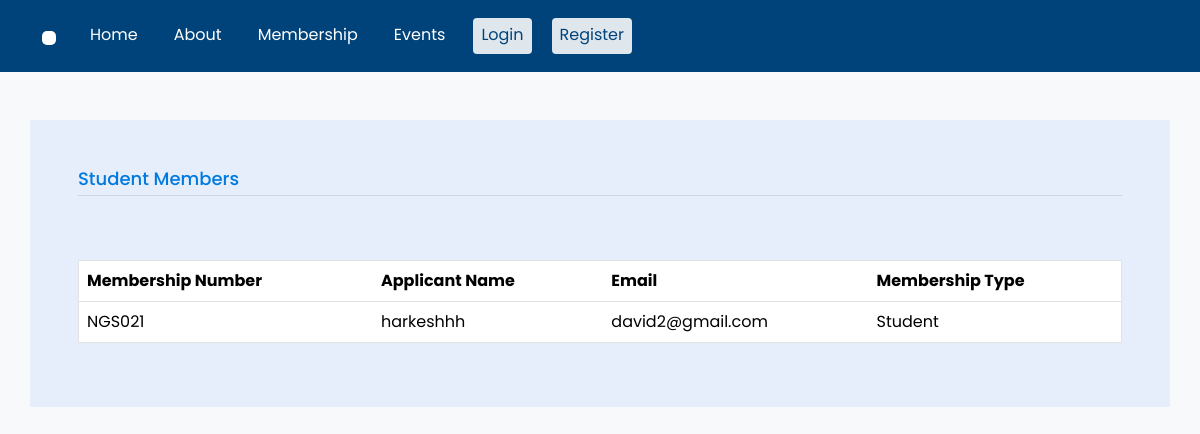
Before: /student-members with the older database file.
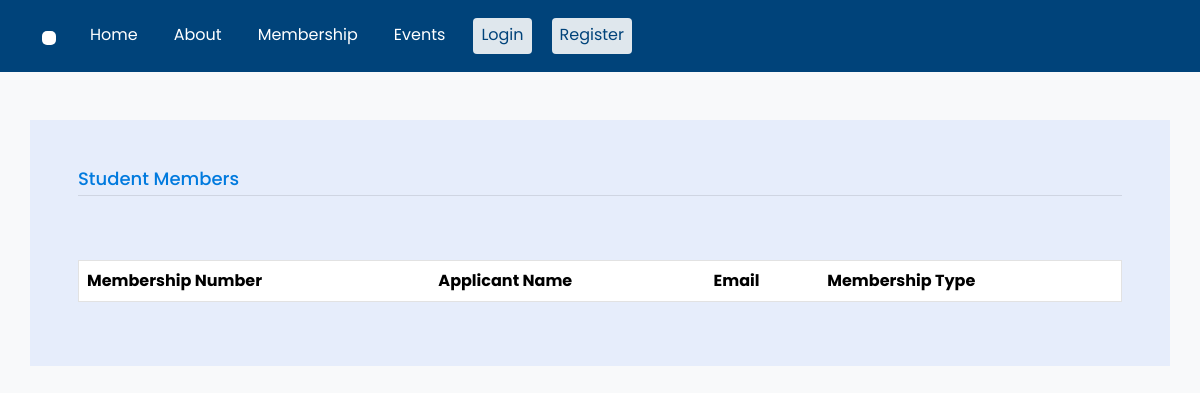
After: the same page with the newer database file.
### management/models.py (models this page shows, shortened)
class Membership(models.Model):
    membership_number=models.CharField(max_length=10,unique=True,null=True)
    associated_user = models.OneToOneField(CustomUser,related_name='membership',on_delete=models.CASCADE,null=True)
    created_at = models.DateTimeField(auto_now_add=True)
    updated_at = models.DateTimeField(auto_now=True)
    verification = models.BooleanField(default=False)
    expiry_date = models.DateField(null=True,blank=True)
    membership_since = models.CharField(max_length=4, blank=True, null=True)
    verified_date = models.DateTimeField(blank=True, null=True)
    rejected = models.BooleanField(default=False)
    expiry_status=models.BooleanField(default=False)
    membership_type=models.PositiveIntegerField(choices=choices.MEMBERSHIP_TYPES,default=1)
    remarks = models.TextField(null=True)
    objects = InheritanceManager()
    class Meta:
        ordering = ['-created_at']

class PersonalInfo(models.Model):
    name_of_applicant = models.CharField(max_length=200)
    gender = models.CharField(max_length=1, choices=choices.GENDER_CHOICES)
    affiliation = models.CharField(max_length=200)
    pp_photo = models.ImageField(upload_to="personal_photo")
    salutation = models.CharField(max_length=20, blank=True, null=True)
    phone_number = models.CharField(max_length=20,null=True)
    class Meta:
        abstract = True

class GeneralMembership(Membership,PersonalInfo):
    nationaldocument =models.OneToOneField(NationalDocumment,on_delete=models.CASCADE, related_name="associated_membership",related_query_name="associated_membership",null=True)
    educational_information = models.OneToOneField(EducationalDocuments,on_delete=models.CASCADE,related_name="edu_members",null=True)
    upgrade_request = models.BooleanField(null=True)
    upgrade_membership_type = models.PositiveIntegerField(choices=choices.MEMBERSHIP_TYPES,null=True)
    upgrade_payment = models.BooleanField(default=False)
    renew_request =models.BooleanField(null=True, default=False)
    renew_payment = models.BooleanField(default=False)

class Membership(models.Model):
    membership_number=models.CharField(max_length=10,unique=True,null=True)
    associated_user = models.OneToOneField(CustomUser,related_name='membership',on_delete=models.CASCADE,null=True)
    created_at = models.DateTimeField(auto_now_add=True)
    updated_at = models.DateTimeField(auto_now=True)
    verification = models.BooleanField(default=False)
    expiry_date = models.DateField(null=True,blank=True)
    membership_since = models.CharField(max_length=4, blank=True, null=True)
    verified_date = models.DateTimeField(blank=True, null=True)
    rejected = models.BooleanField(default=False)
    expiry_status=models.BooleanField(default=False)
    membership_type=models.PositiveIntegerField(choices=choices.MEMBERSHIP_TYPES,default=1)
    remarks = models.TextField(null=True)
    objects = InheritanceManager()
    class Meta:
        ordering = ['-created_at']

### account/models.py (models this page shows, shortened)
class CustomUser(AbstractUser):
    full_name = models.CharField(max_length=100)
    email = models.EmailField( unique=True,
        error_messages={
            'unique': _(
                "A user is already registered with this email address"),
        },
    )
    username = None
    created_date=models.DateTimeField(auto_now_add=True)
    token = models.CharField(max_length=5,default=1234)
    is_verified = models.BooleanField(default=False)
    ADMIN=1
    USER=2
    ROLE_CHOICES=(
        (USER,'USER'),
        (ADMIN,'ADMIN'),
    )
    role = models.PositiveSmallIntegerField(
        choices=ROLE_CHOICES, blank=True, default=2
    )
    USERNAME_FIELD='email'
    REQUIRED_FIELDS=['full_name']
    objects =CustomUserManager()

### management/views.py (the view)
# urls.py: path('student-members',views.student_members,name='student_members'),
def student_members(request):
    student_membership = GeneralMembership.objects.filter(Q(membership_type=4),Q(verification=True))
    context ={
        'members': student_membership
    }
    return render(request,'management/listview/homepage_lists/student_membership_list.html',context)

### management/templates/management/listview/homepage_lists/student_membership_list.html (shortened to what this page needs)
{% load static %}
<!DOCTYPE html>
<html lang="en">
<head>
    <link href="https://cdn.jsdelivr.net/npm/bootstrap@5.3.2/dist/css/bootstrap.min.css" rel="stylesheet"
>
    <link rel="stylesheet" href="https://cdnjs.cloudflare.com/ajax/libs/font-awesome/6.5.1/css/all.min.css" />
    <link rel="stylesheet" href="https://cdnjs.cloudflare.com/ajax/libs/font-awesome/6.5.1/css/all.min.css" />
    <link rel="stylesheet" href="https://cdn.datatables.net/1.13.7/css/jquery.dataTables.min.css">
    <link rel="stylesheet" href="{% static 'css/style.css'%}">
</head>
<body>
    <nav class="navbar navbar-expand-lg sticky-top">
        <div class="container">
          <a class="navbar-brand" href="/">
            <img src="{% static 'images/fulllogo.jpg' %}" alt="">
          </a>
          <div class="collapse navbar-collapse" id="navbarTogglerDemo03">
            <ul class="navbar-nav me-auto mb-2 mb-lg-0">
              <li class="nav-item">
                <a class="nav-link" aria-current="page" href="/">Home</a>
              </li>
              <li class="nav-item">
                <a class="nav-link" href="https://ngeotechs.org/?page_id=1464" target="_blank">About</a>
              </li>
              <li class="nav-item">
                <a class="nav-link" href="{% url 'management:membership_guidelines' %}">Membership</a>
              </li>
              <li class="nav-item">
                <a class="nav-link" href="{% url 'events:index_all_events' %}">Events</a>
              </li>
              <li class="nav-item">
                <a class="nav-link auth-btn" href="{% url 'account:login_user' %}">Login</a>
              </li>
              <li class="nav-item">
                <a class="nav-link auth-btn" href="{% url 'account:signup' %}">Register</a>
              </li>
            </ul>
          </div>
        </div>
    </nav>
                    <div class=" container about-us-bg my-5 p-5">
                        <h3 class="form-title">Student Members</h3>
                        <hr>
                        <table id="sampleTable" class="table hover-table" style="width:100%">
                          <thead>
                            <tr>
                                <th>Membership Number</th>
                                <th>Applicant Name</th>
                                <th>Email</th>
                                <th>Membership Type</th>
                            </tr>
                        </thead>
                        <tbody>
                        {% for member in members %}
                            <tr>
                                <td>{{ member.membership_number }}</td>
                                <td>{{ member.name_of_applicant }}</td>
                                <td>{{ member.associated_user.email }}</td>
                                <td>{{ member.get_membership_type_display }} </td>
                            </tr>
                        {% endfor %}
                        </tbody>
                        </table>
                    </div>

Changed rows visible on the page:
no longer on this page (row edited): GeneralMembership: membership_number "NGS021", name_of_applicant "harkeshhh", associated_user.email "david2@gmail.com", membership_type "Student"
